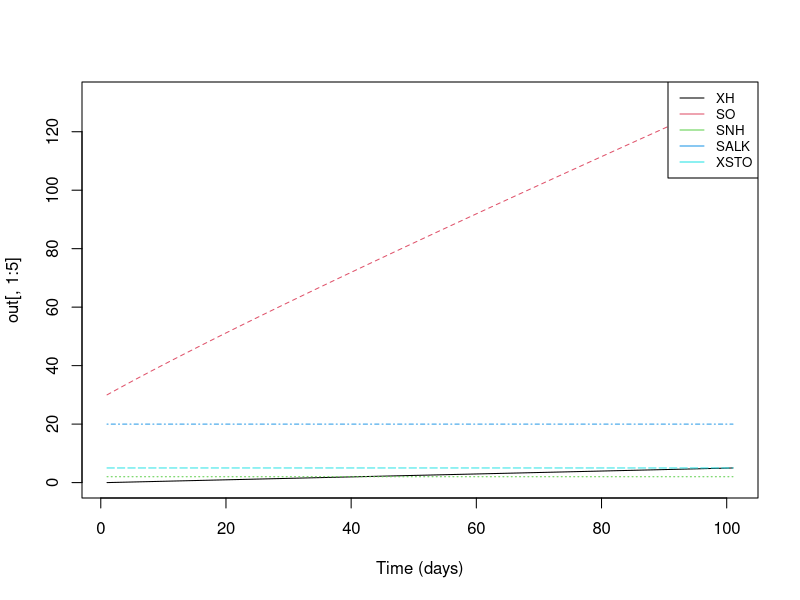

Write the R code that produced this figure.
# Aerobic growth rate equation
aerobic_growth <- function(time, state, parms) {
  XH <- state[1]
  SO <- state[2]
  SNH <- state[3]
  SALK <- state[4]
  XSTO <- state[5]
  
  muH = parms["muH"]  # Corrected variable name
  KO2 = parms["KO2"]
  KNH4 = parms["KNH4"] 
  KALK = parms["KALK"]
  KSTO = parms["KSTO"]
  
  rate = muH * (SO / (KO2 + SO)) * (SNH / (KNH4 + SNH)) * (SALK / (KALK + SALK)) *
    (XSTO / XH) * (KSTO + XSTO / XH) * XH
  
  dXH <- rate
  dSO <- 0  # No change in SO for this example
  dSNH <- 0  # No change in SNH for this example
  dSALK <- 0  # No change in SALK for this example
  dXSTO <- 0  # No change in XSTO for this example
  
  return(list(c(dXH, dSO, dSNH, dSALK, dXSTO)))
}

# Parameters
params <- c(muH = 2, KO2 = 0.2, KNH4 = 0.01, KALK = 0.1, KSTO = 1)

# Initial conditions 
initial_conditions <- c(XH = 30, SO = 2, SNH = 20, SALK = 5, XSTO = 10)

# Time steps
t <- seq(0, 5, by = 0.05)

# Numerical integration
library(deSolve)
out <- ode(y = initial_conditions, times = t, 
           func = aerobic_growth, parms = params)

# Plot results
matplot(out[, 1:5], type = "l", xlab = "Time (days)")
legend("topright", legend = c("XH", "SO", "SNH", "SALK", "XSTO"),
       lty = 1, col = 1:5, cex = 0.8)
